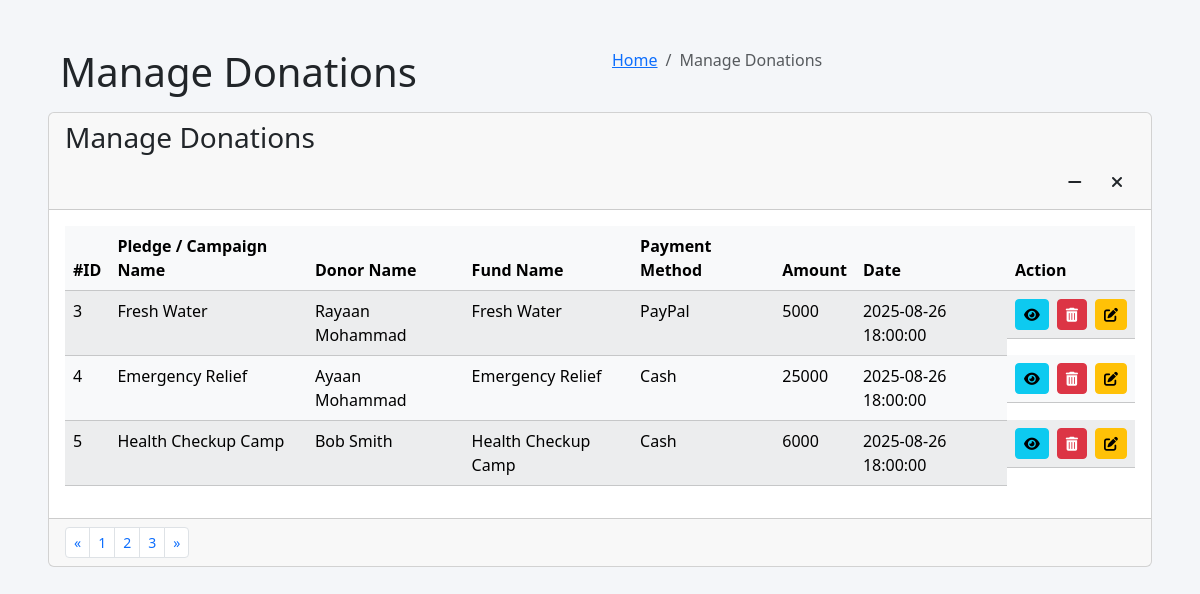
The page /pages/admin/donations/manage_donations.php on the database its author committed.
### tables this page shows
CREATE TABLE `donations` (
  `id` int(11) NOT NULL,
  `name` varchar(255) NOT NULL,
  `amount` int(11) DEFAULT NULL,
  `date` timestamp NOT NULL DEFAULT current_timestamp() ON UPDATE current_timestamp(),
  `payment_id` int(11) DEFAULT NULL,
  `fund_id` int(11) DEFAULT NULL,
  `donor_id` int(11) DEFAULT NULL,
  `pledge_id` int(11) DEFAULT NULL,
  `campaign_id` int(11) DEFAULT NULL
);

CREATE TABLE `funds` (
  `id` int(11) NOT NULL,
  `name` varchar(255) NOT NULL,
  `status` varchar(255) DEFAULT NULL,
  `collected_amount` int(11) NOT NULL
);

CREATE TABLE `payment_methods` (
  `id` int(11) NOT NULL,
  `type` varchar(255) DEFAULT NULL
);

### pages/admin/donations/manage_donations.php (the view, shortened to what this page needs)
<?php
include('config.php');
?>
<!DOCTYPE html>
<html lang="en">
<head>
    <link href="https://cdn.jsdelivr.net/npm/bootstrap@5.3.3/dist/css/bootstrap.min.css" rel="stylesheet" xintegrity="sha384-QWTKZyjpPEjISv5WaRU9OFeRpok6YctnYmDr5pNlyT2bRjXh0JMhjY6hW+ALEwIH">
    <link href="https://cdnjs.cloudflare.com/ajax/libs/font-awesome/6.0.0-beta3/css/all.min.css" rel="stylesheet">
</head>
<body>
<div class="container-fluid p-5">
    <section class="content-header">
        <div class="container-fluid">
            <div class="row mb-2">
                <div class="col-sm-6">
                    <h1>Manage Donations</h1>
                </div>
                <div class="col-sm-6">
                    <ol class="breadcrumb float-sm-right">
                        <li class="breadcrumb-item"><a href="#">Home</a></li>
                        <li class="breadcrumb-item active">Manage Donations</li>
                    </ol>
                </div>
            </div>
        </div>
    </section>
    <section class="content">
        <div class="card">
            <div class="card-header">
                <h3 class="card-title">Manage Donations</h3>
                <div class="card-tools">
                    <button type="button" class="btn btn-tool" data-card-widget="collapse" title="Collapse">
                        <i class="fas fa-minus"></i>
                    </button>
                    <button type="button" class="btn btn-tool" data-card-widget="remove" title="Remove">
                        <i class="fas fa-times"></i>
                    </button>
                </div>
            </div>
            <div class="card-body">
                <table class="table table-hover table table-light table-striped">
                    <thead class="bg-info text-white">
                        <tr>
                            <th>#ID</th>
                            <th>Pledge / Campaign Name</th>
                            <th>Donor Name</th>
                            <th>Fund Name</th>
                            <th>Payment Method</th>
                            <th>Amount</th>
                            <th>Date</th>
                            <th>Action</th>
                        </tr>
                    </thead>
                    <tbody>
                        <?php
                        if ($dms->connect_error) {
                            echo "<tr><td colspan='8' class='text-center text-danger'>Connection failed: " . $dms->connect_error . "</td></tr>";
                        } else {
                            $sql = "SELECT d.id, d.name AS donor_name, d.amount, d.date,
                                    COALESCE(p.name, c.name) AS pledge_campaign_name,
                                    f.name AS fund_name,
                                    pm.type AS payment_method
                                    FROM donations d
                                    LEFT JOIN pledges p ON d.pledge_id = p.id
                                    LEFT JOIN campaigns c ON d.campaign_id = c.id
                                    LEFT JOIN funds f ON d.fund_id = f.id
                                    LEFT JOIN payment_methods pm ON d.payment_id = pm.id";
                            $donations = $dms->query($sql);
                            if (!$donations) {
                                echo "<tr><td colspan='8' class='text-center text-danger'>Query failed: " . $dms->error . "</td></tr>";
                            } else if ($donations->num_rows > 0) {
                                while ($row = $donations->fetch_assoc()) {
                                    echo "<tr>
                                            <td>{$row['id']}</td>
                                            <td>" . htmlspecialchars($row['pledge_campaign_name'] ?? 'N/A') . "</td>
                                            <td>" . htmlspecialchars($row['donor_name'] ?? 'N/A') . "</td>
                                            <td>" . htmlspecialchars($row['fund_name'] ?? 'N/A') . "</td>
                                            <td>" . htmlspecialchars($row['payment_method'] ?? 'N/A') . "</td>
                                            <td>" . htmlspecialchars($row['amount'] ?? 'N/A') . "</td>
                                            <td>" . htmlspecialchars($row['date'] ?? 'N/A') . "</td>
                                            <td class='d-flex justify-content-center align-items-center'>
                                                <button type='button' class='btn btn-info btn-sm me-2' data-bs-toggle='modal' data-bs-target='#donationViewModal'
                                                    data-id='{$row['id']}'
                                                    data-pname='" . htmlspecialchars($row['pledge_campaign_name'] ?? '') . "'
                                                    data-donor='" . htmlspecialchars($row['donor_name'] ?? '') . "'
                                                    data-fund='" . htmlspecialchars($row['fund_name'] ?? '') . "'
                                                    data-payment='" . htmlspecialchars($row['payment_method'] ?? '') . "'
                                                    data-amount='{$row['amount']}'
                                                    data-date='{$row['date']}'
                                                    title='View donation'>
                                                    <i class='fas fa-eye'></i>
                                                </button>
                                                <button type='button' class='btn btn-danger btn-sm me-2' data-bs-toggle='modal' data-bs-target='#deleteConfirmModal' data-id='{$row['id']}' title='Delete donation'>
                                                    <i class='fas fa-trash-alt'></i>
                                                </button>
                                                <form id='deleteForm-{$row['id']}' action='home.php?page=18' method='post' class='me-2' style='display:none;'>
                                                    <input type='hidden' name='txtId' value='{$row['id']}'>
                                                </form>
                                                <form action='home.php?page=3' method='post' data-bs-toggle='tooltip' title='Edit donation'>
                                                    <input type='hidden' name='id' value='{$row['id']}'>
                                                    <button type='submit' name='btnEdit' class='btn btn-warning btn-sm'>
                                                        <i class='fas fa-edit'></i>
                                                    </button>
                                                </form>
                                            </td>
                                        </tr>";
                                }
                            } else {
                                echo "<tr><td colspan='8' class='text-center'>No donations found.</td></tr>";
                            }
                        }
                        ?>
                    </tbody>
                </table>
            </div>
            <div class="card-footer clearfix">
                <ul class="pagination pagination-sm m-0 float-right">
                    <li class="page-item"><a class="page-link" href="#">«</a></li>
                    <li class="page-item"><a class="page-link" href="#">1</a></li>
                    <li class="page-item"><a class="page-link" href="#">2</a></li>
                    <li class="page-item"><a class="page-link" href="#">3</a></li>
                    <li class="page-item"><a class="page-link" href="#">»</a></li>
                </ul>
            </div>
        </div>
    </section>
</div>
</body>
</html>

### pages/admin/donations/manage_donations.php (style rules this page uses)
body { background-color: #f4f6f9; }
.card-header .card-title { float: none; }
.card-tools { float: right; }

### rows shown on the page
donations: id "3", pledge_campaign_name "Fresh Water", name "Rayaan Mohammad", fund.name "Fresh Water", payment.type "PayPal", amount "5000", date "2025-08-26 18:00:00"
donations: id "4", pledge_campaign_name "Emergency Relief", name "Ayaan Mohammad", fund.name "Emergency Relief", payment.type "Cash", amount "25000", date "2025-08-26 18:00:00"
donations: id "5", pledge_campaign_name "Health Checkup Camp", name "Bob Smith", fund.name "Health Checkup Camp", payment.type "Cash", amount "6000", date "2025-08-26 18:00:00"
